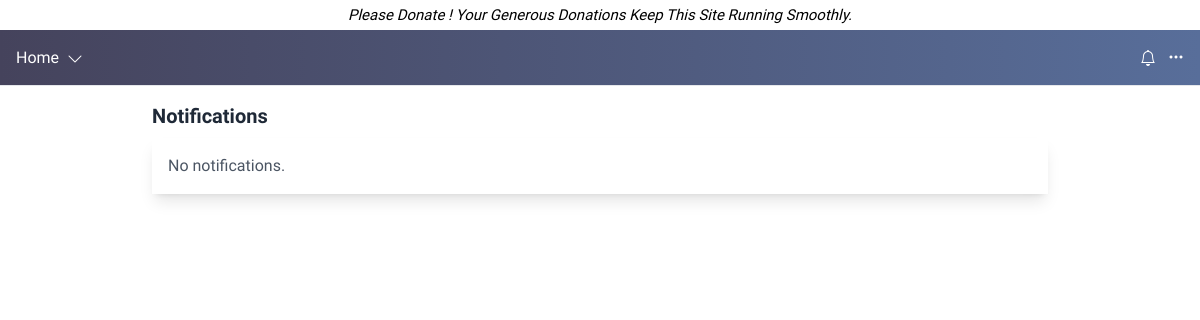
/notifications/ (signed in), run on an earlier commit of the app's database.
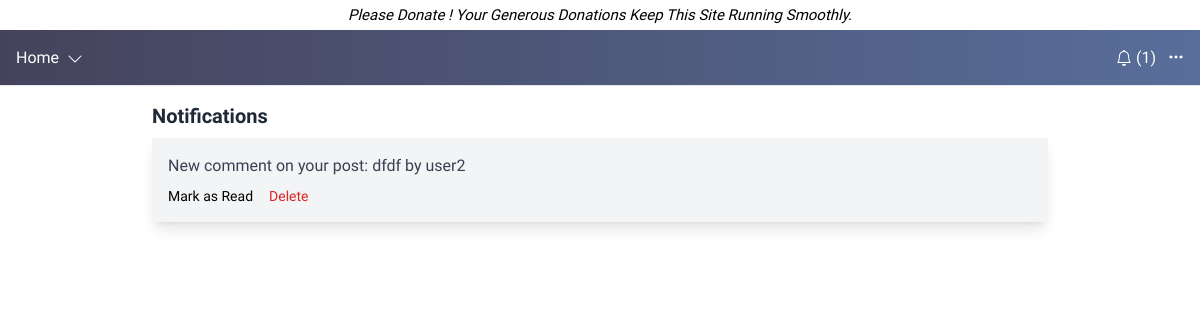
And on a later commit of the database.
### notifications/models.py (models this page shows, shortened)
class Notification(models.Model):
    NOTIFICATION_TYPES = [
        ('upvote', 'Upvote'),
        ('reply', 'Reply'),
        ('new_blog', 'New Blog Post'),
        ('group_post', 'New Group Post'),
        ('group_comment', 'Group Comment'),
        ('group_comment_reply', 'Group Comment Reply'),
    ]
    recipient = models.ForeignKey(User, on_delete=models.CASCADE, related_name='notifications')
    notification_type = models.CharField(max_length=50, choices=NOTIFICATION_TYPES)
    post = models.ForeignKey(PostFromPosts, on_delete=models.CASCADE, null=True, blank=True)  # For normal posts
    group_post = models.ForeignKey(PostFromGroups, on_delete=models.CASCADE, null=True, blank=True)  # For group posts
    comment = models.ForeignKey(CommentFromPosts, on_delete=models.CASCADE, null=True, blank=True)  # For normal comments
    group_comment = models.ForeignKey(CommentFromGroups, on_delete=models.CASCADE, null=True, blank=True)  # For group comments
    blog = models.ForeignKey(Blog, on_delete=models.CASCADE, null=True, blank=True)
    timestamp = models.DateTimeField(auto_now_add=True)
    read = models.BooleanField(default=False)
    deleted = models.BooleanField(default=False)

### posts/models.py (models this page shows, shortened)
class Post(models.Model):
    title = models.CharField(max_length=200)
    body = models.TextField()
    image = models.ImageField(upload_to='post_images/', blank=True, null=True)
    author = models.ForeignKey(User, on_delete=models.CASCADE, related_name='post_authored')
    upvotes = models.PositiveIntegerField(default=0)  # Add upvotes field
    downvotes = models.PositiveIntegerField(default=0)  # Add downvotes field
    created_at = models.DateTimeField(auto_now_add=True)

class Comment(models.Model):
    post = models.ForeignKey('Post', on_delete=models.CASCADE, related_name='post_comments')  # Unique related_name
    user = models.ForeignKey(User, on_delete=models.CASCADE, related_name='post_comments')  # Unique related_name
    content = models.TextField()
    parent = models.ForeignKey('self', on_delete=models.CASCADE, null=True, blank=True, related_name='replies')
    created_at = models.DateTimeField(auto_now_add=True)

### notifications/views.py (the view)
# urls.py: path('', views.notification_list, name='notification_list'),
@login_required
def notification_list(request):
    notifications = Notification.objects.filter(recipient=request.user, deleted=False).order_by('-timestamp')
    return render(request, 'notifications/notification_list.html', {'notifications': notifications})

### notifications/context_processors.py (called while the page is built)
def unread_notifications_count(request):
    if request.user.is_authenticated:
        unread_count = request.user.notifications.filter(read=False).count()
    else:
        unread_count = 0
    return {'unread_notification_count': unread_count}

### notifications/templates/notifications/notification_list.html (shortened to what this page needs)
{% extends "base.html" %}
{% block content %}
<div class="max-w-4xl mx-auto">
    <h2 class="text-xl font-semibold text-gray-800 mb-2">Notifications</h2>
    <ul class="bg-white shadow-lg divide-y divide-gray-200">
        {% for notification in notifications %}
            <li class="p-4 {% if not notification.read %}bg-gray-100{% endif %}">
                <div class="flex items-center justify-between space-x-2">
                    <div class="text-gray-700">
                        {% if notification.notification_type == 'upvote' %}
                            <a href="{% url 'posts:post_detail' post_id=notification.post.id %}" class="">
                                {{ notification.post.title }} has been upvoted
                            </a>
                        {% elif notification.notification_type == 'comment' %}
                            <a href="{% url 'posts:post_detail' post_id=notification.post.id %}" class="">
                                New comment on your post: {{ notification.post.title }} by {{ notification.comment.user.username }}
                            </a>
                        {% elif notification.notification_type == 'reply' %}
                            <a href="{% url 'posts:post_detail' post_id=notification.post.id %}" class="">
                                {{ notification.comment.user.username }} replied to your comment on '{{ notification.post.title }}'
                            </a>
                        {% elif notification.notification_type == 'new_blog' %}
                            <a href="{% url 'read_notification' notification.id %}" class="">
                                New Blog: {{ notification.blog.title }}
                            </a>
                        {% elif notification.notification_type == 'group_post' %}
                            <a href="{% url 'groups:post_detail' post_id=notification.group_post.id %}" class="">
                                New Post in Group: {{ notification.group_post.group.name }} - {{ notification.group_post.title }}
                            </a>
                        {% elif notification.notification_type == 'group_comment' %}
                            <a href="{% url 'groups:post_detail' post_id=notification.group_post.id %}" class="">
                                Comment on Post in Group: {{ notification.group_post.group.name }} - {{ notification.group_post.title }}
                            </a>
                        {% elif notification.notification_type == 'group_comment_reply' %}
                            <a href="{% url 'groups:post_detail' post_id=notification.group_post.id %}" class="">
                                Reply on Post in Group: {{ notification.group_post.group.name }} - {{ notification.group_post.title }}
                            </a>
                        {% endif %}
                    </div>
                </div>
                <div class="mt-2 flex space-x-4">
                    <a href="{% url 'read_notification' notification.id %}" class="text-sm">Mark as Read</a>
                    <a href="{% url 'delete_notification' notification.id %}" class="text-sm text-red-600 ">Delete</a>
                </div>
            </li>
        {% empty %}
            <li class="p-4 text-gray-600">No notifications.</li>
        {% endfor %}
    </ul>
</div>
{% endblock %}

What changed in the data, as far as the page shows it:
added Notification: post "dfdf", comment.user.username "user2"
Also different on the page:
{{ unread_notification_count }}: (not shown) → "1"
text no longer shown: "No notifications."
